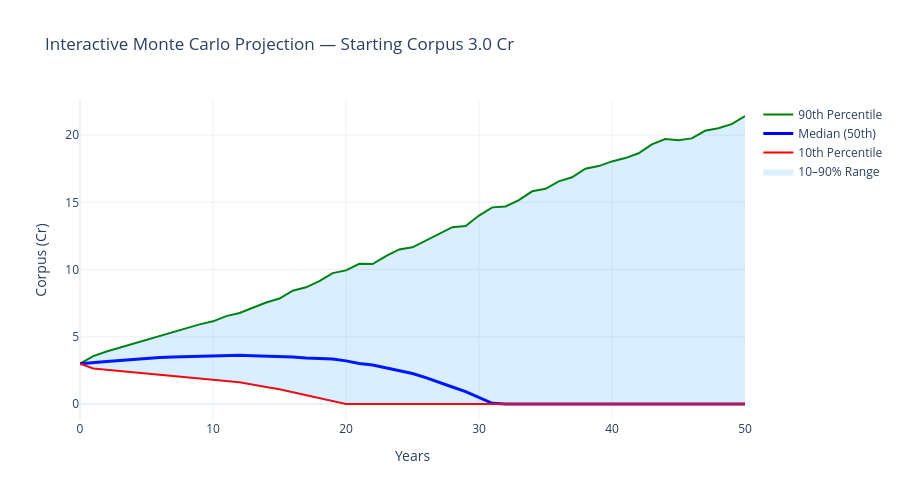
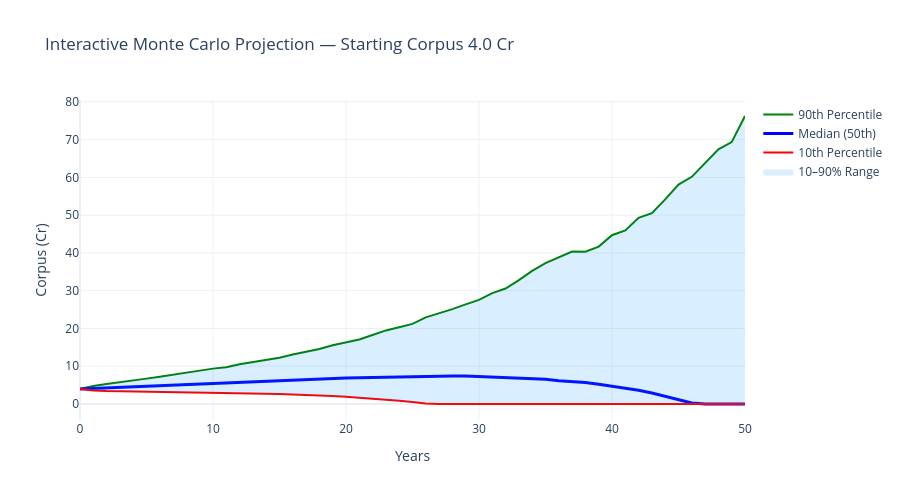
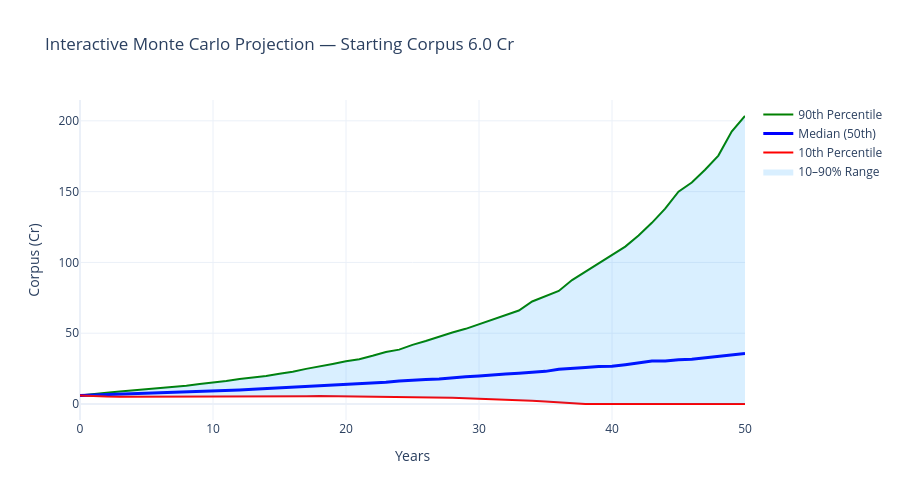

Write notebook code for charts like these, in order.
### Code cell
import numpy as np
import pandas as pd
import plotly.graph_objects as go

# -------------------------------------------------------------
# WHERE TO ADJUST PARAMETERS
# -------------------------------------------------------------

corpus_list = [3e7, 4e7, 6e7]     # Starting corpuses: 3 Cr, 4 Cr, 6 Cr
withdrawal_start = 12e5          # 12 lakh per year (inflation-adjusted)
years = 50                       # Retirement duration
n_sims = 2000                    # Number of Monte Carlo simulations

# Inflation assumptions
infl_mean = 0.05                 # 5% average inflation
infl_sd   = 0.02                 # 2% standard deviation

# Portfolio return assumptions
ret_mean = 0.07                  # 7% average return
ret_sd   = 0.12                  # 12% standard deviation


# -------------------------------------------------------------
# MONTE CARLO SIMULATION
# -------------------------------------------------------------

def monte_carlo(corpus_start, withdrawal_start, years, n_sims,
                ret_mean, ret_sd, infl_mean, infl_sd):

    corpus_paths = np.zeros((n_sims, years + 1))
    withdrawal_paths = np.zeros((n_sims, years + 1))
    exhaustion_years = np.full(n_sims, None)

    for sim in range(n_sims):
        corpus = corpus_start
        withdrawal = withdrawal_start

        corpus_paths[sim, 0] = corpus
        withdrawal_paths[sim, 0] = 0

        for yr in range(1, years + 1):

            if corpus <= 0:
                corpus_paths[sim, yr] = 0
                withdrawal_paths[sim, yr] = 0
                if exhaustion_years[sim] is None:
                    exhaustion_years[sim] = yr
                continue

            # Random return & inflation
            r = np.random.normal(ret_mean, ret_sd)
            inf = np.random.normal(infl_mean, infl_sd)

            # Apply return
            corpus *= (1 + r)

            # Withdrawal
            corpus -= withdrawal
            corpus = max(corpus, 0)

            corpus_paths[sim, yr] = corpus
            withdrawal_paths[sim, yr] = withdrawal

            # Next year's withdrawal
            withdrawal *= (1 + inf)

    return corpus_paths, withdrawal_paths, exhaustion_years


# -------------------------------------------------------------
# RUN SIMULATIONS
# -------------------------------------------------------------

results = {}

for corpus in corpus_list:
    paths, wds, exhaust = monte_carlo(
        corpus, withdrawal_start, years, n_sims,
        ret_mean, ret_sd, infl_mean, infl_sd
    )
    results[corpus] = {"paths": paths, "withdrawals": wds, "exhaust": exhaust}


# -------------------------------------------------------------
# INTERACTIVE PLOTLY CHART (Median, 10th, 90th)
# -------------------------------------------------------------

def plot_interactive_chart(paths, years, corpus_label):

    p10 = np.percentile(paths, 10, axis=0) / 1e7
    p50 = np.percentile(paths, 50, axis=0) / 1e7
    p90 = np.percentile(paths, 90, axis=0) / 1e7

    x = list(range(years + 1))

    fig = go.Figure()

    fig.add_trace(go.Scatter(
        x=x, y=p90, mode='lines', name='90th Percentile',
        line=dict(color='green', width=2),
        hovertemplate='Year %{x}<br>Corpus %{y:.2f} Cr'
    ))

    fig.add_trace(go.Scatter(
        x=x, y=p50, mode='lines', name='Median (50th)',
        line=dict(color='blue', width=3),
        hovertemplate='Year %{x}<br>Corpus %{y:.2f} Cr'
    ))

    fig.add_trace(go.Scatter(
        x=x, y=p10, mode='lines', name='10th Percentile',
        line=dict(color='red', width=2),
        hovertemplate='Year %{x}<br>Corpus %{y:.2f} Cr'
    ))

    # Fill between 10th and 90th
    fig.add_trace(go.Scatter(
        x=x + x[::-1],
        y=list(p90) + list(p10[::-1]),
        fill='toself',
        fillcolor='rgba(0, 150, 255, 0.15)',
        line=dict(color='rgba(255,255,255,0)'),
        hoverinfo='skip',
        name='10–90% Range'
    ))

    fig.update_layout(
        title=f"Interactive Monte Carlo Projection — Starting Corpus {corpus_label} Cr",
        xaxis_title="Years",
        yaxis_title="Corpus (Cr)",
        hovermode="x unified",
        template="plotly_white",
        width=900,
        height=500
    )

    fig.show()


# -------------------------------------------------------------
# TABLE FOR MEDIAN PATH (your exact format)
# -------------------------------------------------------------

def print_median_table(corpus_start, paths, withdrawals, ret_mean, corpus_label):

    median_corpus = np.percentile(paths, 50, axis=0)
    median_wd = np.percentile(withdrawals, 50, axis=0)

    print("\n" + "="*120)
    print(f"RETIREMENT TABLE — MEDIAN OUTCOME (Corpus {corpus_label} Cr)")
    print("="*120)

    # Find exhaustion year
    exhaustion_year = None
    for yr in range(1, len(median_corpus)):
        if median_corpus[yr] == 0 and median_corpus[yr-1] > 0:
            exhaustion_year = yr
            break

    # Rows to show
    rows = list(range(0, 5))              # first 5 years
    rows.append(len(median_corpus)//2)    # middle year

    if exhaustion_year:
        rows.extend(range(max(0, exhaustion_year-3), exhaustion_year+1))
    else:
        rows.extend(range(len(median_corpus)-5, len(median_corpus)))

    rows = sorted(set(rows))

    # Header
    print(f"{'Year':<6} {'Start Corpus (Cr)':<20} {'After Returns (Cr)':<20} "
          f"{'Planned Wd (L)':<18} {'Actual Wd (L)':<18} {'End Corpus (Cr)':<20} {'Status'}")
    print("-"*120)

    for yr in rows:
        if yr == 0:
            start_c = corpus_start / 1e7
            after_ret = start_c
            planned = 0
            actual = 0
            end_c = start_c
            status = "(start of retirement)"
        else:
            start_c = median_corpus[yr-1] / 1e7
            after_ret = start_c * (1 + ret_mean)
            planned = median_wd[yr] / 1e5
            actual = min(planned, after_ret * 1e7 / 1e5)
            end_c = median_corpus[yr] / 1e7

            if exhaustion_year and yr == exhaustion_year:
                status = "→ EXHAUSTED"
            elif exhaustion_year and yr > exhaustion_year:
                status = "(exhausted)"
            else:
                status = ""

        print(f"{yr:<6} {start_c:<20.2f} {after_ret:<20.2f} "
              f"{planned:<18.2f} {actual:<18.2f} {end_c:<20.2f} {status}")


# -------------------------------------------------------------
# RUN OUTPUTS
# -------------------------------------------------------------

for corpus in corpus_list:
    paths = results[corpus]["paths"]
    wds = results[corpus]["withdrawals"]

    # Interactive chart
    plot_interactive_chart(paths, years, corpus_label=corpus/1e7)

    # Table
    print_median_table(
        corpus_start=corpus,
        paths=paths,
        withdrawals=wds,
        ret_mean=ret_mean,
        corpus_label=corpus/1e7
    )

### Figure 1 — Plotly figure (JSON) as saved in the notebook; plotly's stock layout.template omitted (floating-point values rounded to 4 significant figures)
{"data": [{"hovertemplate": "Year %{x}<br>Corpus %{y:.2f} Cr", "line": {"color": "green", "width": 2}, "mode": "lines", "name": "90th Percentile", "type": "scatter", "x": [0, 1, 2, 3, 4, 5, 6, 7, 8, 9, 10, 11, 12, 13, 14, 15, 16, 17, 18, 19, 20, 21, 22, 23, 24, 25, 26, 27, 28, 29, 30, 31, 32, 33, 34, 35, 36, 37, 38, 39, 40, 41, 42, 43, 44, 45, 46, 47, 48, 49, 50], "y": [3, 3.559, 3.906, 4.201, 4.499, 4.761, 5.044, 5.351, 5.65, 5.925, 6.151, 6.539, 6.774, 7.178, 7.549, 7.842, 8.425, 8.679, 9.143, 9.737, 9.936, 10.43, 10.41, 11.0, 11.5, 11.66, 12.17, 12.66, 13.15, 13.24, 14.02, 14.63, 14.7, 15.17, 15.82, 16.0, 16.56, 16.86, 17.5, 17.7, 18.04, 18.29, 18.65, 19.31, 19.71, 19.62, 19.76, 20.32, 20.52, 20.81, 21.42]}, {"hovertemplate": "Year %{x}<br>Corpus %{y:.2f} Cr", "line": {"color": "blue", "width": 3}, "mode": "lines", "name": "Median (50th)", "type": "scatter", "x": [0, 1, 2, 3, 4, 5, 6, 7, 8, 9, 10, 11, 12, 13, 14, 15, 16, 17, 18, 19, 20, 21, 22, 23, 24, 25, 26, 27, 28, 29, 30, 31, 32, 33, 34, 35, 36, 37, 38, 39, 40, 41, 42, 43, 44, 45, 46, 47, 48, 49, 50], "y": [3, 3.105, 3.16, 3.238, 3.326, 3.384, 3.457, 3.499, 3.53, 3.563, 3.621, 3.607, 3.633, 3.591, 3.572, 3.519, 3.489, 3.423, 3.393, 3.353, 3.209, 3.016, 2.897, 2.69, 2.475, 2.265, 1.963, 1.637, 1.267, 0.9157, 0.5068, 0.05457, 0, 0, 0, 0, 0, 0, 0, 0, 0, 0, 0, 0, 0, 0, 0, 0, 0, 0, 0]}, {"hovertemplate": "Year %{x}<br>Corpus %{y:.2f} Cr", "line": {"color": "red", "width": 2}, "mode": "lines", "name": "10th Percentile", "type": "scatter", "x": [0, 1, 2, 3, 4, 5, 6, 7, 8, 9, 10, 11, 12, 13, 14, 15, 16, 17, 18, 19, 20, 21, 22, 23, 24, 25, 26, 27, 28, 29, 30, 31, 32, 33, 34, 35, 36, 37, 38, 39, 40, 41, 42, 43, 44, 45, 46, 47, 48, 49, 50], "y": [3, 2.645, 2.541, 2.453, 2.353, 2.269, 2.193, 2.113, 2.007, 1.937, 1.831, 1.715, 1.613, 1.41, 1.262, 1.095, 0.877, 0.6665, 0.429, 0.1743, 0, 0, 0, 0, 0, 0, 0, 0, 0, 0, 0, 0, 0, 0, 0, 0, 0, 0, 0, 0, 0, 0, 0, 0, 0, 0, 0, 0, 0, 0, 0]}, {"fill": "toself", "fillcolor": "rgba(0, 150, 255, 0.15)", "hoverinfo": "skip", "line": {"color": "rgba(255,255,255,0)"}, "name": "10–90% Range", "type": "scatter", "x": [0, 1, 2, 3, 4, 5, 6, 7, 8, 9, 10, 11, 12, 13, 14, 15, 16, 17, 18, 19, 20, 21, 22, 23, 24, 25, 26, 27, 28, 29, 30, 31, 32, 33, 34, 35, 36, 37, 38, 39, 40, 41, 42, 43, 44, 45, 46, 47, 48, 49, 50, 50, 49, 48, 47, 46, 45, 44, 43, 42, 41, 40, 39, 38, 37, 36, 35, 34, 33, 32, 31, 30, 29, 28, 27, 26, 25, 24, 23, 22, 21, 20, 19, 18, 17, 16, 15, 14, 13, 12, 11, 10, 9, 8, 7, 6, 5, 4, 3, 2, 1, 0], "y": [3, 3.559, 3.906, 4.201, 4.499, 4.761, 5.044, 5.351, 5.65, 5.925, 6.151, 6.539, 6.774, 7.178, 7.549, 7.842, 8.425, 8.679, 9.143, 9.737, 9.936, 10.43, 10.41, 11.0, 11.5, 11.66, 12.17, 12.66, 13.15, 13.24, 14.02, 14.63, 14.7, 15.17, 15.82, 16.0, 16.56, 16.86, 17.5, 17.7, 18.04, 18.29, 18.65, 19.31, 19.71, 19.62, 19.76, 20.32, 20.52, 20.81, 21.42, 0, 0, 0, 0, 0, 0, 0, 0, 0, 0, 0, 0, 0, 0, 0, 0, 0, 0, 0, 0, 0, 0, 0, 0, 0, 0, 0, 0, 0, 0, 0, 0.1743, 0.429, 0.6665, 0.877, 1.095, 1.262, 1.41, 1.613, 1.715, 1.831, 1.937, 2.007, 2.113, 2.193, 2.269, 2.353, 2.453, 2.541, 2.645, 3]}], "layout": {"height": 500, "hovermode": "x unified", "title": {"text": "Interactive Monte Carlo Projection — Starting Corpus 3.0 Cr"}, "width": 900, "xaxis": {"title": {"text": "Years"}}, "yaxis": {"title": {"text": "Corpus (Cr)"}}}}

### Figure 2 — Plotly figure (JSON) as saved in the notebook; plotly's stock layout.template omitted (floating-point values rounded to 4 significant figures)
{"data": [{"hovertemplate": "Year %{x}<br>Corpus %{y:.2f} Cr", "line": {"color": "green", "width": 2}, "mode": "lines", "name": "90th Percentile", "type": "scatter", "x": [0, 1, 2, 3, 4, 5, 6, 7, 8, 9, 10, 11, 12, 13, 14, 15, 16, 17, 18, 19, 20, 21, 22, 23, 24, 25, 26, 27, 28, 29, 30, 31, 32, 33, 34, 35, 36, 37, 38, 39, 40, 41, 42, 43, 44, 45, 46, 47, 48, 49, 50], "y": [4, 4.764, 5.273, 5.693, 6.115, 6.719, 7.193, 7.798, 8.331, 8.839, 9.37, 9.717, 10.51, 11.14, 11.63, 12.28, 13.12, 13.77, 14.59, 15.54, 16.41, 17.09, 18.29, 19.49, 20.32, 21.22, 22.95, 23.99, 25.14, 26.39, 27.59, 29.36, 30.58, 32.79, 35.25, 37.3, 38.93, 40.36, 40.35, 41.68, 44.71, 45.95, 49.29, 50.54, 54.2, 58.12, 60.17, 63.77, 67.46, 69.36, 76.27]}, {"hovertemplate": "Year %{x}<br>Corpus %{y:.2f} Cr", "line": {"color": "blue", "width": 3}, "mode": "lines", "name": "Median (50th)", "type": "scatter", "x": [0, 1, 2, 3, 4, 5, 6, 7, 8, 9, 10, 11, 12, 13, 14, 15, 16, 17, 18, 19, 20, 21, 22, 23, 24, 25, 26, 27, 28, 29, 30, 31, 32, 33, 34, 35, 36, 37, 38, 39, 40, 41, 42, 43, 44, 45, 46, 47, 48, 49, 50], "y": [4, 4.148, 4.305, 4.453, 4.601, 4.766, 4.949, 5.085, 5.218, 5.38, 5.539, 5.579, 5.764, 5.826, 5.984, 6.174, 6.326, 6.435, 6.6, 6.712, 6.875, 6.966, 7.048, 7.146, 7.129, 7.333, 7.346, 7.351, 7.433, 7.428, 7.271, 7.137, 7.098, 6.76, 6.784, 6.543, 6.168, 6.029, 5.7, 5.25, 4.722, 4.137, 3.639, 2.904, 2.068, 1.204, 0.2565, 0, 0, 0, 0]}, {"hovertemplate": "Year %{x}<br>Corpus %{y:.2f} Cr", "line": {"color": "red", "width": 2}, "mode": "lines", "name": "10th Percentile", "type": "scatter", "x": [0, 1, 2, 3, 4, 5, 6, 7, 8, 9, 10, 11, 12, 13, 14, 15, 16, 17, 18, 19, 20, 21, 22, 23, 24, 25, 26, 27, 28, 29, 30, 31, 32, 33, 34, 35, 36, 37, 38, 39, 40, 41, 42, 43, 44, 45, 46, 47, 48, 49, 50], "y": [4, 3.556, 3.415, 3.36, 3.324, 3.256, 3.187, 3.153, 3.11, 3.084, 3.029, 2.987, 2.914, 2.827, 2.728, 2.646, 2.491, 2.413, 2.268, 2.127, 1.889, 1.654, 1.351, 1.158, 0.8424, 0.5068, 0.1331, 0, 0, 0, 0, 0, 0, 0, 0, 0, 0, 0, 0, 0, 0, 0, 0, 0, 0, 0, 0, 0, 0, 0, 0]}, {"fill": "toself", "fillcolor": "rgba(0, 150, 255, 0.15)", "hoverinfo": "skip", "line": {"color": "rgba(255,255,255,0)"}, "name": "10–90% Range", "type": "scatter", "x": [0, 1, 2, 3, 4, 5, 6, 7, 8, 9, 10, 11, 12, 13, 14, 15, 16, 17, 18, 19, 20, 21, 22, 23, 24, 25, 26, 27, 28, 29, 30, 31, 32, 33, 34, 35, 36, 37, 38, 39, 40, 41, 42, 43, 44, 45, 46, 47, 48, 49, 50, 50, 49, 48, 47, 46, 45, 44, 43, 42, 41, 40, 39, 38, 37, 36, 35, 34, 33, 32, 31, 30, 29, 28, 27, 26, 25, 24, 23, 22, 21, 20, 19, 18, 17, 16, 15, 14, 13, 12, 11, 10, 9, 8, 7, 6, 5, 4, 3, 2, 1, 0], "y": [4, 4.764, 5.273, 5.693, 6.115, 6.719, 7.193, 7.798, 8.331, 8.839, 9.37, 9.717, 10.51, 11.14, 11.63, 12.28, 13.12, 13.77, 14.59, 15.54, 16.41, 17.09, 18.29, 19.49, 20.32, 21.22, 22.95, 23.99, 25.14, 26.39, 27.59, 29.36, 30.58, 32.79, 35.25, 37.3, 38.93, 40.36, 40.35, 41.68, 44.71, 45.95, 49.29, 50.54, 54.2, 58.12, 60.17, 63.77, 67.46, 69.36, 76.27, 0, 0, 0, 0, 0, 0, 0, 0, 0, 0, 0, 0, 0, 0, 0, 0, 0, 0, 0, 0, 0, 0, 0, 0, 0.1331, 0.5068, 0.8424, 1.158, 1.351, 1.654, 1.889, 2.127, 2.268, 2.413, 2.491, 2.646, 2.728, 2.827, 2.914, 2.987, 3.029, 3.084, 3.11, 3.153, 3.187, 3.256, 3.324, 3.36, 3.415, 3.556, 4]}], "layout": {"height": 500, "hovermode": "x unified", "title": {"text": "Interactive Monte Carlo Projection — Starting Corpus 4.0 Cr"}, "width": 900, "xaxis": {"title": {"text": "Years"}}, "yaxis": {"title": {"text": "Corpus (Cr)"}}}}

### Figure 3 — Plotly figure (JSON) as saved in the notebook; plotly's stock layout.template omitted (floating-point values rounded to 4 significant figures)
{"data": [{"hovertemplate": "Year %{x}<br>Corpus %{y:.2f} Cr", "line": {"color": "green", "width": 2}, "mode": "lines", "name": "90th Percentile", "type": "scatter", "x": [0, 1, 2, 3, 4, 5, 6, 7, 8, 9, 10, 11, 12, 13, 14, 15, 16, 17, 18, 19, 20, 21, 22, 23, 24, 25, 26, 27, 28, 29, 30, 31, 32, 33, 34, 35, 36, 37, 38, 39, 40, 41, 42, 43, 44, 45, 46, 47, 48, 49, 50], "y": [6, 7.203, 8.019, 8.785, 9.526, 10.38, 11.18, 12.07, 12.96, 14.07, 14.95, 16.27, 17.59, 18.55, 19.74, 21.31, 22.75, 24.81, 26.32, 28.24, 30.16, 31.67, 34.04, 36.69, 38.4, 41.78, 44.46, 47.72, 50.48, 53.09, 56.29, 59.82, 62.89, 65.99, 72.39, 76.24, 79.87, 87.56, 93.35, 99.61, 105.5, 111.1, 119.0, 127.9, 138.0, 150.0, 156.4, 165.5, 175.4, 192.4, 203.4]}, {"hovertemplate": "Year %{x}<br>Corpus %{y:.2f} Cr", "line": {"color": "blue", "width": 3}, "mode": "lines", "name": "Median (50th)", "type": "scatter", "x": [0, 1, 2, 3, 4, 5, 6, 7, 8, 9, 10, 11, 12, 13, 14, 15, 16, 17, 18, 19, 20, 21, 22, 23, 24, 25, 26, 27, 28, 29, 30, 31, 32, 33, 34, 35, 36, 37, 38, 39, 40, 41, 42, 43, 44, 45, 46, 47, 48, 49, 50], "y": [6, 6.301, 6.558, 6.82, 7.06, 7.454, 7.779, 8.076, 8.461, 8.801, 9.013, 9.551, 9.9, 10.34, 10.84, 11.16, 11.77, 12.05, 12.6, 13.01, 13.63, 14.24, 14.78, 15.44, 16.18, 16.49, 17.24, 17.73, 18.67, 19.19, 19.82, 20.22, 21.13, 21.68, 22.44, 23.05, 24.52, 24.88, 25.75, 26.43, 26.59, 27.75, 29.03, 30.33, 30.36, 31.3, 31.59, 32.59, 33.62, 34.37, 35.75]}, {"hovertemplate": "Year %{x}<br>Corpus %{y:.2f} Cr", "line": {"color": "red", "width": 2}, "mode": "lines", "name": "10th Percentile", "type": "scatter", "x": [0, 1, 2, 3, 4, 5, 6, 7, 8, 9, 10, 11, 12, 13, 14, 15, 16, 17, 18, 19, 20, 21, 22, 23, 24, 25, 26, 27, 28, 29, 30, 31, 32, 33, 34, 35, 36, 37, 38, 39, 40, 41, 42, 43, 44, 45, 46, 47, 48, 49, 50], "y": [6, 5.36, 5.224, 5.206, 5.192, 5.179, 5.212, 5.198, 5.217, 5.24, 5.342, 5.408, 5.364, 5.345, 5.434, 5.419, 5.459, 5.456, 5.562, 5.473, 5.494, 5.417, 5.154, 5.162, 5.141, 4.996, 4.84, 4.58, 4.404, 4.123, 3.829, 3.55, 3.164, 2.76, 2.295, 1.695, 1.036, 0.2845, 0, 0, 0, 0, 0, 0, 0, 0, 0, 0, 0, 0, 0]}, {"fill": "toself", "fillcolor": "rgba(0, 150, 255, 0.15)", "hoverinfo": "skip", "line": {"color": "rgba(255,255,255,0)"}, "name": "10–90% Range", "type": "scatter", "x": [0, 1, 2, 3, 4, 5, 6, 7, 8, 9, 10, 11, 12, 13, 14, 15, 16, 17, 18, 19, 20, 21, 22, 23, 24, 25, 26, 27, 28, 29, 30, 31, 32, 33, 34, 35, 36, 37, 38, 39, 40, 41, 42, 43, 44, 45, 46, 47, 48, 49, 50, 50, 49, 48, 47, 46, 45, 44, 43, 42, 41, 40, 39, 38, 37, 36, 35, 34, 33, 32, 31, 30, 29, 28, 27, 26, 25, 24, 23, 22, 21, 20, 19, 18, 17, 16, 15, 14, 13, 12, 11, 10, 9, 8, 7, 6, 5, 4, 3, 2, 1, 0], "y": [6, 7.203, 8.019, 8.785, 9.526, 10.38, 11.18, 12.07, 12.96, 14.07, 14.95, 16.27, 17.59, 18.55, 19.74, 21.31, 22.75, 24.81, 26.32, 28.24, 30.16, 31.67, 34.04, 36.69, 38.4, 41.78, 44.46, 47.72, 50.48, 53.09, 56.29, 59.82, 62.89, 65.99, 72.39, 76.24, 79.87, 87.56, 93.35, 99.61, 105.5, 111.1, 119.0, 127.9, 138.0, 150.0, 156.4, 165.5, 175.4, 192.4, 203.4, 0, 0, 0, 0, 0, 0, 0, 0, 0, 0, 0, 0, 0, 0.2845, 1.036, 1.695, 2.295, 2.76, 3.164, 3.55, 3.829, 4.123, 4.404, 4.58, 4.84, 4.996, 5.141, 5.162, 5.154, 5.417, 5.494, 5.473, 5.562, 5.456, 5.459, 5.419, 5.434, 5.345, 5.364, 5.408, 5.342, 5.24, 5.217, 5.198, 5.212, 5.179, 5.192, 5.206, 5.224, 5.36, 6]}], "layout": {"height": 500, "hovermode": "x unified", "title": {"text": "Interactive Monte Carlo Projection — Starting Corpus 6.0 Cr"}, "width": 900, "xaxis": {"title": {"text": "Years"}}, "yaxis": {"title": {"text": "Corpus (Cr)"}}}}
